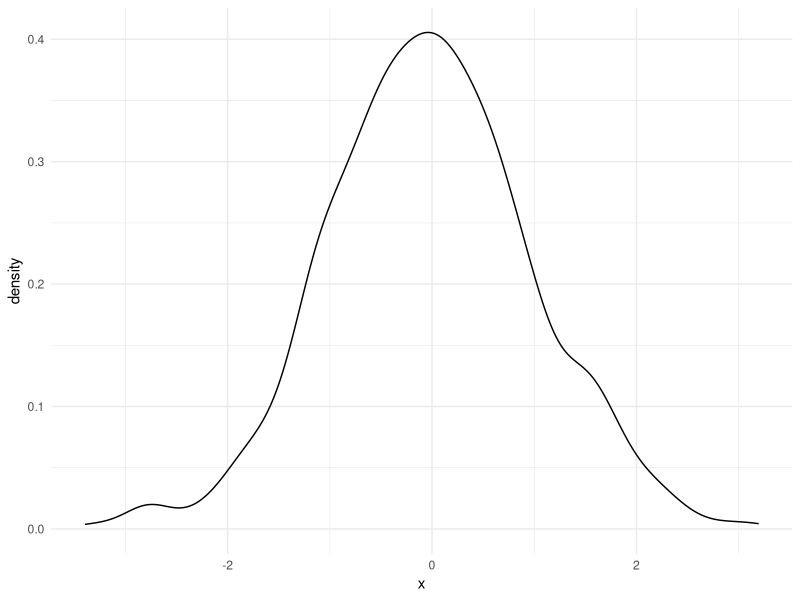

The R script that drew this image:
set.seed(1234)
x <- rnorm(1000)

library(ggplot2)

x <- as.data.frame(x)

ggplot(x, aes(x=x)) + 
  geom_density() +
  theme_minimal()
